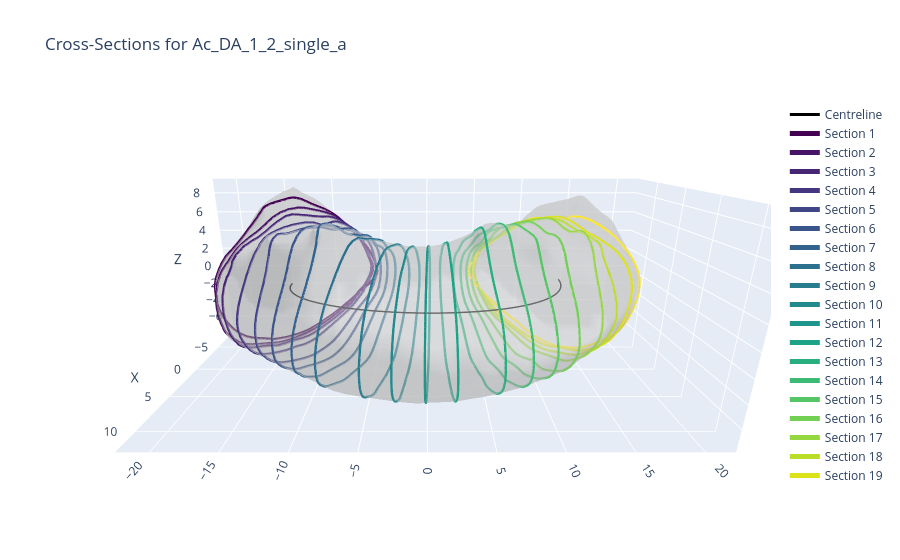
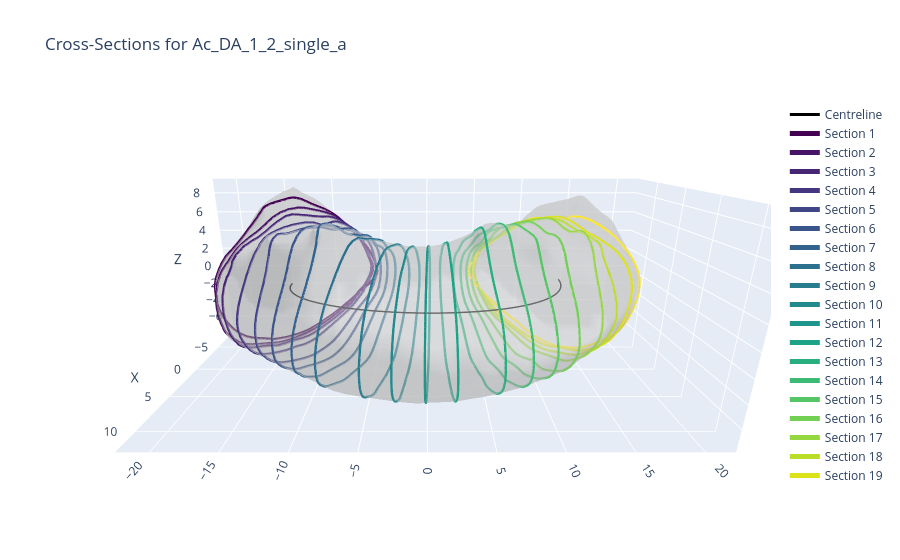

Notebook source saved alongside these figures, in order:
### Code cell
def visualize_mesh_with_cross_sections(file_index=0, side="single_a", n_sections=20, colormap='viridis'):
    """
    Create a 3D visualization of a single mesh with all cross-sections.
    
    Parameters:
    -----------
    file_index : int
        Index of the file to visualize from the files list
    side : str
        Side to analyze ("single_a" or "single_b")
    n_sections : int
        Number of cross-sections to generate along the centreline
    colormap : str
        Matplotlib colormap name for coloring the cross-sections
    
    Returns:
    --------
    fig : plotly.graph_objects.Figure
        The 3D figure object that can be further customized if needed
    """
    import plotly.graph_objects as go
    import numpy as np
    import matplotlib.pyplot as plt
    
    # Select file
    file = files[file_index]
    
    # Load and process mesh
    mesh_path = f"{path}{file}/{file}_{side}.obj"
    mesh = trimesh.load(mesh_path, process=True)
    
    # Align the mesh to the Y-axis and center it
    mesh = align_mesh_to_y_axis(mesh)
    
    # Ensure consistent orientation
    outer_points_check = find_outer_edge(mesh, smoothing=50)
    if np.mean(outer_points_check[:, 0]) < 0:
        mesh.vertices[:, 0] *= -1
    
    # Process mesh to find centreline
    outer_points = find_outer_edge(mesh, smoothing=50)
    outer_curve_projected = create_projected_curve(
        mesh, outer_points, smooth=50, n_points=120, end_segment_size=10
    )

    # Get midpoint cross-section
    midpoint_trace, section_trace, section_points = get_midpoint_trace(outer_points, mesh)

    # Get the circle centers
    _, _, _, _, _, center_start, center_end = define_end_point_circles(outer_curve_projected, section_points)

    # Create the centreline using the actual circle centers
    section_midpoint = np.mean(section_points, axis=0)
    centreline, centreline_trace = create_bezier_centreline(
        center_start, section_midpoint, center_end, curve_points=50
    )

    # Define cross-section indices
    end_margin_points = 3  # Avoid unstable sections at the very ends
    start_index = end_margin_points
    end_index = len(centreline) - 1 - end_margin_points
    indices = np.linspace(start_index, end_index, n_sections, dtype=int)
    
    # Get all cross-sections
    all_section_points = get_cross_section_points(mesh, centreline, indices)
    
    # Calculate tangents along the centreline
    tangents = np.gradient(centreline, axis=0)
    tangents /= np.linalg.norm(tangents, axis=1, keepdims=True)
    
    # Create a colormap for cross-sections based on position
    color_scale = plt.cm.get_cmap(colormap)(np.linspace(0, 1, len(all_section_points)))
    
    # Create visualization traces
    traces = []
    
    # Add the mesh with transparency
    traces.append(go.Mesh3d(
        x=mesh.vertices[:, 0], y=mesh.vertices[:, 1], z=mesh.vertices[:, 2],
        i=mesh.faces[:, 0], j=mesh.faces[:, 1], k=mesh.faces[:, 2],
        color='lightgray', opacity=0.5, name='Mesh'
    ))
    
    # Add the centreline
    traces.append(go.Scatter3d(
        x=centreline[:, 0], y=centreline[:, 1], z=centreline[:, 2],
        mode='lines', line=dict(color='black', width=3), name='Centreline'
    ))
    
    # Process each cross-section
    for i, section_points in enumerate(all_section_points):
        if section_points is None or len(section_points) < 3:
            continue
            
        idx = indices[i]
        section_centroid = np.mean(section_points, axis=0)
        
        # Get RGB color for this cross-section
        color_rgb = color_scale[i][:3]  # Extract RGB (ignore alpha)
        color = f'rgb({int(color_rgb[0]*255)},{int(color_rgb[1]*255)},{int(color_rgb[2]*255)})'
        
        # Sort points for a clean polygon (circular order around centroid)
        tangent = tangents[idx]
        points_2d = section_points - section_centroid
        
        # Project onto plane perpendicular to tangent
        ref = np.array([0, 0, 1]) if not np.allclose(tangent, [0, 0, 1]) else np.array([1, 0, 0])
        v1 = np.cross(tangent, ref)
        v1 = v1 / np.linalg.norm(v1)
        v2 = np.cross(tangent, v1)
        v2 = v2 / np.linalg.norm(v2)
        
        x_2d = points_2d @ v1
        y_2d = points_2d @ v2
        
        # Sort by polar angle
        angles = np.arctan2(y_2d, x_2d)
        sorted_indices = np.argsort(angles)
        
        # Get sorted 3D points
        sorted_points = section_points[sorted_indices]
        
        # Close the loop by adding the first point at the end
        closed_points = np.vstack([sorted_points, sorted_points[0]])
        
        # Add the cross-section as a line trace
        traces.append(go.Scatter3d(
            x=closed_points[:, 0], y=closed_points[:, 1], z=closed_points[:, 2],
            mode='lines', line=dict(color=color, width=5),
            name=f'Section {i+1}'
        ))
    
    # Create the figure
    fig = go.Figure(data=traces)
    
    # Update layout
    fig.update_layout(
        title=f"Cross-Sections for {file}_{side}",
        scene=dict(
            xaxis_title='X',
            yaxis_title='Y',
            zaxis_title='Z',
            aspectmode='data',
            camera=dict(
                eye=dict(x=1.5, y=0, z=0.5)  # Adjust for better viewing angle
            )
        )
    )
    
    # Save the visualization as an HTML file for interactive viewing
    output_filename = f"{file}_{side}_cross_sections_3d.html"
    fig.write_html(output_filename, include_plotlyjs='cdn')
    print(f"Saved 3D visualization to {output_filename}")
    
    # Show the figure
    fig.show()
    
    return fig

# Example usage:
visualize_mesh_with_cross_sections(file_index=0, side="single_a")

### Figure 1 — Plotly figure (JSON) as saved in the notebook; plotly's stock layout.template omitted (floating-point values rounded to 4 significant figures; data arrays with more than 128 entries replaced by an {"elided": "..."} marker saying what was removed)
{"data": [{"color": "lightgray", "i": {"elided": "15060 int values"}, "j": {"elided": "15060 int values"}, "k": {"elided": "15060 int values"}, "name": "Mesh", "opacity": 0.5, "type": "mesh3d", "x": {"elided": "7532 float values"}, "y": {"elided": "7532 float values"}, "z": {"elided": "7532 float values"}}, {"line": {"color": "black", "width": 3}, "mode": "lines", "name": "Centreline", "type": "scatter3d", "x": [-6.223, -5.551, -4.901, -4.273, -3.667, -3.085, -2.525, -1.989, -1.477, -0.9898, -0.5272, -0.08985, 0.3218, 0.7074, 1.067, 1.399, 1.704, 1.981, 2.23, 2.451, 2.643, 2.805, 2.938, 3.041, 3.113, 3.154, 3.164, 3.142, 3.088, 3.002, 2.882, 2.73, 2.543, 2.322, 2.067, 1.777, 1.451, 1.089, 0.6916, 0.2573, -0.214, -0.7227, -1.269, -1.854, -2.477, -3.14, -3.842, -4.583, -5.365, -6.188], "y": [-14.22, -14.19, -14.09, -13.92, -13.7, -13.42, -13.08, -12.69, -12.25, -11.77, -11.24, -10.67, -10.06, -9.415, -8.739, -8.033, -7.299, -6.541, -5.762, -4.964, -4.15, -3.322, -2.485, -1.64, -0.7895, 0.06249, 0.9137, 1.761, 2.603, 3.435, 4.255, 5.061, 5.849, 6.617, 7.361, 8.08, 8.77, 9.429, 10.05, 10.64, 11.19, 11.69, 12.15, 12.56, 12.92, 13.23, 13.48, 13.67, 13.8, 13.86], "z": [-1.094, -1.074, -1.056, -1.038, -1.021, -1.005, -0.9905, -0.9763, -0.9629, -0.9502, -0.9381, -0.9268, -0.916, -0.9059, -0.8963, -0.8872, -0.8785, -0.8703, -0.8625, -0.8551, -0.848, -0.8412, -0.8347, -0.8284, -0.8222, -0.8163, -0.8104, -0.8046, -0.7989, -0.7931, -0.7874, -0.7816, -0.7757, -0.7696, -0.7634, -0.7569, -0.7503, -0.7433, -0.7361, -0.7285, -0.7205, -0.7121, -0.7032, -0.6938, -0.6839, -0.6735, -0.6624, -0.6507, -0.6384, -0.6253]}, {"line": {"color": "rgb(68,1,84)", "width": 5}, "mode": "lines", "name": "Section 1", "type": "scatter3d", "x": {"elided": "195 float values"}, "y": {"elided": "195 float values"}, "z": {"elided": "195 float values"}}, {"line": {"color": "rgb(71,20,102)", "width": 5}, "mode": "lines", "name": "Section 2", "type": "scatter3d", "x": {"elided": "183 float values"}, "y": {"elided": "183 float values"}, "z": {"elided": "183 float values"}}, {"line": {"color": "rgb(71,37,117)", "width": 5}, "mode": "lines", "name": "Section 3", "type": "scatter3d", "x": {"elided": "173 float values"}, "y": {"elided": "173 float values"}, "z": {"elided": "173 float values"}}, {"line": {"color": "rgb(69,54,129)", "width": 5}, "mode": "lines", "name": "Section 4", "type": "scatter3d", "x": {"elided": "178 float values"}, "y": {"elided": "178 float values"}, "z": {"elided": "178 float values"}}, {"line": {"color": "rgb(63,69,135)", "width": 5}, "mode": "lines", "name": "Section 5", "type": "scatter3d", "x": {"elided": "189 float values"}, "y": {"elided": "189 float values"}, "z": {"elided": "189 float values"}}, {"line": {"color": "rgb(57,85,139)", "width": 5}, "mode": "lines", "name": "Section 6", "type": "scatter3d", "x": {"elided": "190 float values"}, "y": {"elided": "190 float values"}, "z": {"elided": "190 float values"}}, {"line": {"color": "rgb(50,98,141)", "width": 5}, "mode": "lines", "name": "Section 7", "type": "scatter3d", "x": {"elided": "193 float values"}, "y": {"elided": "193 float values"}, "z": {"elided": "193 float values"}}, {"line": {"color": "rgb(44,112,142)", "width": 5}, "mode": "lines", "name": "Section 8", "type": "scatter3d", "x": {"elided": "184 float values"}, "y": {"elided": "184 float values"}, "z": {"elided": "184 float values"}}, {"line": {"color": "rgb(39,124,142)", "width": 5}, "mode": "lines", "name": "Section 9", "type": "scatter3d", "x": {"elided": "193 float values"}, "y": {"elided": "193 float values"}, "z": {"elided": "193 float values"}}, {"line": {"color": "rgb(34,137,141)", "width": 5}, "mode": "lines", "name": "Section 10", "type": "scatter3d", "x": {"elided": "191 float values"}, "y": {"elided": "191 float values"}, "z": {"elided": "191 float values"}}, {"line": {"color": "rgb(31,150,139)", "width": 5}, "mode": "lines", "name": "Section 11", "type": "scatter3d", "x": {"elided": "187 float values"}, "y": {"elided": "187 float values"}, "z": {"elided": "187 float values"}}, {"line": {"color": "rgb(31,163,134)", "width": 5}, "mode": "lines", "name": "Section 12", "type": "scatter3d", "x": {"elided": "189 float values"}, "y": {"elided": "189 float values"}, "z": {"elided": "189 float values"}}, {"line": {"color": "rgb(41,175,127)", "width": 5}, "mode": "lines", "name": "Section 13", "type": "scatter3d", "x": {"elided": "206 float values"}, "y": {"elided": "206 float values"}, "z": {"elided": "206 float values"}}, {"line": {"color": "rgb(61,187,116)", "width": 5}, "mode": "lines", "name": "Section 14", "type": "scatter3d", "x": {"elided": "205 float values"}, "y": {"elided": "205 float values"}, "z": {"elided": "205 float values"}}, {"line": {"color": "rgb(85,198,102)", "width": 5}, "mode": "lines", "name": "Section 15", "type": "scatter3d", "x": {"elided": "198 float values"}, "y": {"elided": "198 float values"}, "z": {"elided": "198 float values"}}, {"line": {"color": "rgb(116,208,84)", "width": 5}, "mode": "lines", "name": "Section 16", "type": "scatter3d", "x": {"elided": "210 float values"}, "y": {"elided": "210 float values"}, "z": {"elided": "210 float values"}}, {"line": {"color": "rgb(149,215,63)", "width": 5}, "mode": "lines", "name": "Section 17", "type": "scatter3d", "x": {"elided": "204 float values"}, "y": {"elided": "204 float values"}, "z": {"elided": "204 float values"}}, {"line": {"color": "rgb(186,222,39)", "width": 5}, "mode": "lines", "name": "Section 18", "type": "scatter3d", "x": {"elided": "196 float values"}, "y": {"elided": "196 float values"}, "z": {"elided": "196 float values"}}, {"line": {"color": "rgb(220,226,24)", "width": 5}, "mode": "lines", "name": "Section 19", "type": "scatter3d", "x": {"elided": "200 float values"}, "y": {"elided": "200 float values"}, "z": {"elided": "200 float values"}}, {"line": {"color": "rgb(253,231,36)", "width": 5}, "mode": "lines", "name": "Section 20", "type": "scatter3d", "x": {"elided": "204 float values"}, "y": {"elided": "204 float values"}, "z": {"elided": "204 float values"}}], "layout": {"scene": {"aspectmode": "data", "camera": {"eye": {"x": 1.5, "y": 0, "z": 0.5}}, "xaxis": {"title": {"text": "X"}}, "yaxis": {"title": {"text": "Y"}}, "zaxis": {"title": {"text": "Z"}}}, "title": {"text": "Cross-Sections for Ac_DA_1_2_single_a"}}}

### Figure 2 — Plotly figure (JSON) as saved in the notebook; plotly's stock layout.template omitted (floating-point values rounded to 4 significant figures; data arrays with more than 128 entries replaced by an {"elided": "..."} marker saying what was removed)
{"data": [{"color": "lightgray", "i": {"elided": "15060 int values"}, "j": {"elided": "15060 int values"}, "k": {"elided": "15060 int values"}, "name": "Mesh", "opacity": 0.5, "type": "mesh3d", "x": {"elided": "7532 float values"}, "y": {"elided": "7532 float values"}, "z": {"elided": "7532 float values"}}, {"line": {"color": "black", "width": 3}, "mode": "lines", "name": "Centreline", "type": "scatter3d", "x": [-6.223, -5.551, -4.901, -4.273, -3.667, -3.085, -2.525, -1.989, -1.477, -0.9898, -0.5272, -0.08985, 0.3218, 0.7074, 1.067, 1.399, 1.704, 1.981, 2.23, 2.451, 2.643, 2.805, 2.938, 3.041, 3.113, 3.154, 3.164, 3.142, 3.088, 3.002, 2.882, 2.73, 2.543, 2.322, 2.067, 1.777, 1.451, 1.089, 0.6916, 0.2573, -0.214, -0.7227, -1.269, -1.854, -2.477, -3.14, -3.842, -4.583, -5.365, -6.188], "y": [-14.22, -14.19, -14.09, -13.92, -13.7, -13.42, -13.08, -12.69, -12.25, -11.77, -11.24, -10.67, -10.06, -9.415, -8.739, -8.033, -7.299, -6.541, -5.762, -4.964, -4.15, -3.322, -2.485, -1.64, -0.7895, 0.06249, 0.9137, 1.761, 2.603, 3.435, 4.255, 5.061, 5.849, 6.617, 7.361, 8.08, 8.77, 9.429, 10.05, 10.64, 11.19, 11.69, 12.15, 12.56, 12.92, 13.23, 13.48, 13.67, 13.8, 13.86], "z": [-1.094, -1.074, -1.056, -1.038, -1.021, -1.005, -0.9905, -0.9763, -0.9629, -0.9502, -0.9381, -0.9268, -0.916, -0.9059, -0.8963, -0.8872, -0.8785, -0.8703, -0.8625, -0.8551, -0.848, -0.8412, -0.8347, -0.8284, -0.8222, -0.8163, -0.8104, -0.8046, -0.7989, -0.7931, -0.7874, -0.7816, -0.7757, -0.7696, -0.7634, -0.7569, -0.7503, -0.7433, -0.7361, -0.7285, -0.7205, -0.7121, -0.7032, -0.6938, -0.6839, -0.6735, -0.6624, -0.6507, -0.6384, -0.6253]}, {"line": {"color": "rgb(68,1,84)", "width": 5}, "mode": "lines", "name": "Section 1", "type": "scatter3d", "x": {"elided": "195 float values"}, "y": {"elided": "195 float values"}, "z": {"elided": "195 float values"}}, {"line": {"color": "rgb(71,20,102)", "width": 5}, "mode": "lines", "name": "Section 2", "type": "scatter3d", "x": {"elided": "183 float values"}, "y": {"elided": "183 float values"}, "z": {"elided": "183 float values"}}, {"line": {"color": "rgb(71,37,117)", "width": 5}, "mode": "lines", "name": "Section 3", "type": "scatter3d", "x": {"elided": "173 float values"}, "y": {"elided": "173 float values"}, "z": {"elided": "173 float values"}}, {"line": {"color": "rgb(69,54,129)", "width": 5}, "mode": "lines", "name": "Section 4", "type": "scatter3d", "x": {"elided": "178 float values"}, "y": {"elided": "178 float values"}, "z": {"elided": "178 float values"}}, {"line": {"color": "rgb(63,69,135)", "width": 5}, "mode": "lines", "name": "Section 5", "type": "scatter3d", "x": {"elided": "189 float values"}, "y": {"elided": "189 float values"}, "z": {"elided": "189 float values"}}, {"line": {"color": "rgb(57,85,139)", "width": 5}, "mode": "lines", "name": "Section 6", "type": "scatter3d", "x": {"elided": "190 float values"}, "y": {"elided": "190 float values"}, "z": {"elided": "190 float values"}}, {"line": {"color": "rgb(50,98,141)", "width": 5}, "mode": "lines", "name": "Section 7", "type": "scatter3d", "x": {"elided": "193 float values"}, "y": {"elided": "193 float values"}, "z": {"elided": "193 float values"}}, {"line": {"color": "rgb(44,112,142)", "width": 5}, "mode": "lines", "name": "Section 8", "type": "scatter3d", "x": {"elided": "184 float values"}, "y": {"elided": "184 float values"}, "z": {"elided": "184 float values"}}, {"line": {"color": "rgb(39,124,142)", "width": 5}, "mode": "lines", "name": "Section 9", "type": "scatter3d", "x": {"elided": "193 float values"}, "y": {"elided": "193 float values"}, "z": {"elided": "193 float values"}}, {"line": {"color": "rgb(34,137,141)", "width": 5}, "mode": "lines", "name": "Section 10", "type": "scatter3d", "x": {"elided": "191 float values"}, "y": {"elided": "191 float values"}, "z": {"elided": "191 float values"}}, {"line": {"color": "rgb(31,150,139)", "width": 5}, "mode": "lines", "name": "Section 11", "type": "scatter3d", "x": {"elided": "187 float values"}, "y": {"elided": "187 float values"}, "z": {"elided": "187 float values"}}, {"line": {"color": "rgb(31,163,134)", "width": 5}, "mode": "lines", "name": "Section 12", "type": "scatter3d", "x": {"elided": "189 float values"}, "y": {"elided": "189 float values"}, "z": {"elided": "189 float values"}}, {"line": {"color": "rgb(41,175,127)", "width": 5}, "mode": "lines", "name": "Section 13", "type": "scatter3d", "x": {"elided": "206 float values"}, "y": {"elided": "206 float values"}, "z": {"elided": "206 float values"}}, {"line": {"color": "rgb(61,187,116)", "width": 5}, "mode": "lines", "name": "Section 14", "type": "scatter3d", "x": {"elided": "205 float values"}, "y": {"elided": "205 float values"}, "z": {"elided": "205 float values"}}, {"line": {"color": "rgb(85,198,102)", "width": 5}, "mode": "lines", "name": "Section 15", "type": "scatter3d", "x": {"elided": "198 float values"}, "y": {"elided": "198 float values"}, "z": {"elided": "198 float values"}}, {"line": {"color": "rgb(116,208,84)", "width": 5}, "mode": "lines", "name": "Section 16", "type": "scatter3d", "x": {"elided": "210 float values"}, "y": {"elided": "210 float values"}, "z": {"elided": "210 float values"}}, {"line": {"color": "rgb(149,215,63)", "width": 5}, "mode": "lines", "name": "Section 17", "type": "scatter3d", "x": {"elided": "204 float values"}, "y": {"elided": "204 float values"}, "z": {"elided": "204 float values"}}, {"line": {"color": "rgb(186,222,39)", "width": 5}, "mode": "lines", "name": "Section 18", "type": "scatter3d", "x": {"elided": "196 float values"}, "y": {"elided": "196 float values"}, "z": {"elided": "196 float values"}}, {"line": {"color": "rgb(220,226,24)", "width": 5}, "mode": "lines", "name": "Section 19", "type": "scatter3d", "x": {"elided": "200 float values"}, "y": {"elided": "200 float values"}, "z": {"elided": "200 float values"}}, {"line": {"color": "rgb(253,231,36)", "width": 5}, "mode": "lines", "name": "Section 20", "type": "scatter3d", "x": {"elided": "204 float values"}, "y": {"elided": "204 float values"}, "z": {"elided": "204 float values"}}], "layout": {"scene": {"aspectmode": "data", "camera": {"eye": {"x": 1.5, "y": 0, "z": 0.5}}, "xaxis": {"title": {"text": "X"}}, "yaxis": {"title": {"text": "Y"}}, "zaxis": {"title": {"text": "Z"}}}, "title": {"text": "Cross-Sections for Ac_DA_1_2_single_a"}}}
